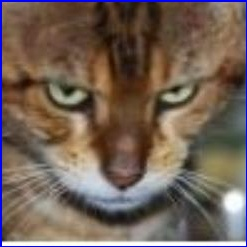
#> input picture cropfaces.jpg, 247 x 247 px
$ python otsun.py
#> lines starting #> are read from the running program, lines starting #| are printed output that depends on the picture; after the words box and inside, x2 and y2 are one past the last pixel; in counts of white or black regions, pixels touching at a corner belong together
import numpy as np
from PIL import Image


def otsu_threshold(image):
    histogram = np.histogram(image, bins=np.arange(257), range=(0, 256))[0]
    cumulative_sum = np.cumsum(histogram)
    cumulative_mean = np.cumsum(
        histogram * np.arange(256)) / (cumulative_sum + 1e-10)
    between_class_variance = cumulative_sum[:-1] * (
        cumulative_sum[-1] - cumulative_sum[:-1]) * (cumulative_mean[:-1] - cumulative_mean[-1])**2
    threshold = np.argmax(between_class_variance)
    return threshold


def apply_threshold(image, threshold):
    return (image > threshold).astype(int)

def grayscale(img):
    return np.dot(img[..., :3], [0.2989, 0.5870, 0.1140])

# Load the image
image = Image.open('cropfaces.jpg')
#> image is the input picture: PIL image 247x247 RGB; mean R, G, B 113.5, 97.1, 86.3
image = np.array(image)
image = grayscale(image)
#> in grayscale, `return np.dot(img[..., :3], [0.2989, 0.5870, 0.1140])`:
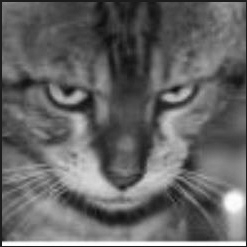
#> returned value: shape (247, 247) float64; min 15.17, max 255, mean 100.8

# Compute the threshold
threshold = otsu_threshold(image)
#> in otsu_threshold, `histogram = np.histogram(image, bins=np.arange(257), range=(0, 256))[0]`: histogram = 256 values, max 738 at index 29, min 0 at index 0, mean 238.3
#> in otsu_threshold, `cumulative_sum = np.cumsum(histogram)`: cumulative_sum = 256 values from 0 to 61009
#> in otsu_threshold, `cumulative_mean = np.cumsum( histogram * np.arange(256)) / (cumulative..`: cumulative_mean = 256 values from 0 to 100.3
#> in otsu_threshold, `between_class_variance = cumulative_sum[:-1] * ( cumulative_sum[-1] - ..`: between_class_variance = 255 values, max 1.88e+12 at index 65, min 0 at index 0, mean 5.06e+11
#> in otsu_threshold, `threshold = np.argmax(between_class_variance)`: threshold = 65
#> threshold = 65

# Apply the threshold to the image
binary_image = apply_threshold(image, threshold)
#> in apply_threshold, `return (image > threshold).astype(int)`:
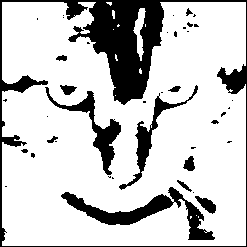
#> returned value: shape (247, 247) int64; values 0 (black) and 1 (white), 78.8% white; 41 black regions (27 under 20 px), largest, box (x1, y1, x2, y2) and area: (0, 0, 247, 247) 7826, (61, 187, 215, 240) 2059, (45, 87, 121, 175) 1235

# Convert binary image back to image object
#binary_image = Image.fromarray(binary_image.astype('uint8') * 255)

# Save the binary image
#binary_image.save('binary_image.jpg')

print( binary_image )
#> (printed output is left out)

$ run again, with DP_ragdoll-1-_jpg.rf.75f14861f3d69db4d460287523598d43.jpg copied over cropfaces.jpg
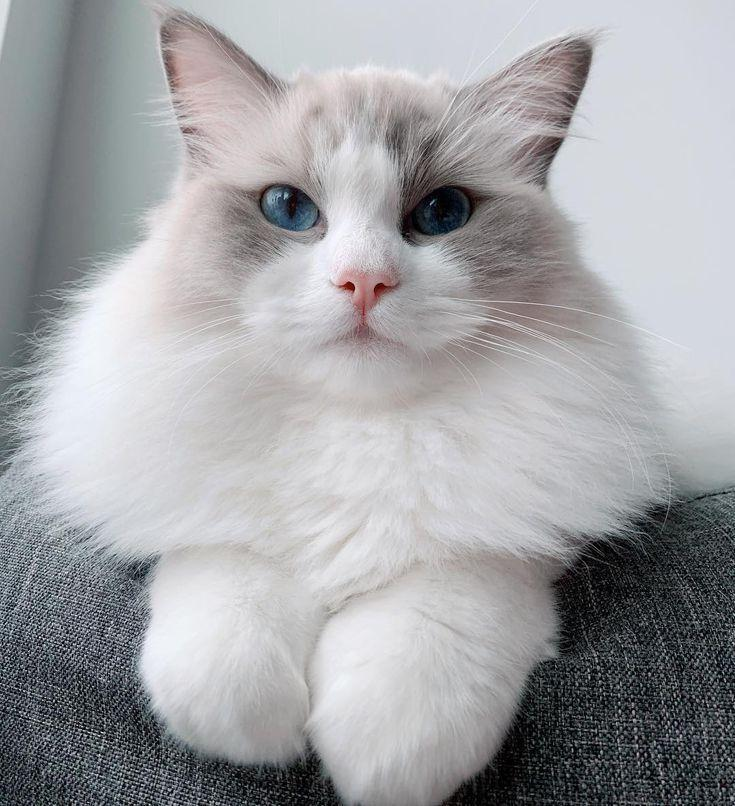
#> input picture DP_ragdoll-1-_jpg.rf.75f14861f3d69db4d460287523598d43.jpg, 735 x 806 px
#> image is the input picture: PIL image 735x806 RGB; mean R, G, B 161.2, 161.8, 164.9
#> histogram = 256 values, max 32503 at index 216, min 0 at index 255, mean 2314.1
#> cumulative_sum = 256 values from 2220 to 592410
#> cumulative_mean = 256 values from 0 to 161.4
#> between_class_variance = 255 values, max 6.34e+14 at index 91, min 0 at index 254, mean 3.45e+14
#> in otsu_threshold, `threshold = np.argmax(between_class_variance)`: threshold = 91
#> in apply_threshold, `return (image > threshold).astype(int)`:
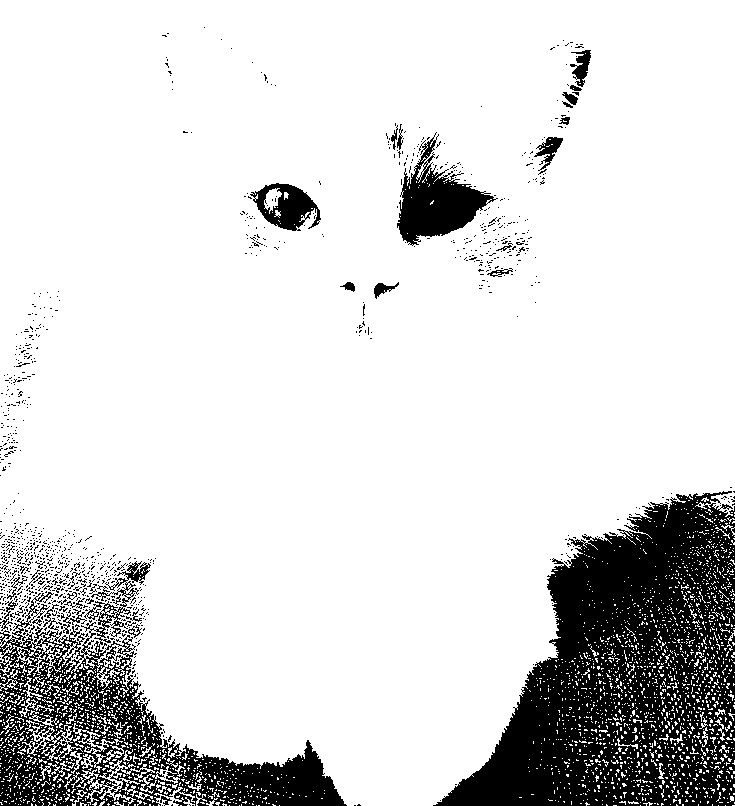
#> returned value: shape (806, 735) int64; values 0 (black) and 1 (white), 84.8% white; 1076 black regions (1040 under 20 px), largest, box (x1, y1, x2, y2) and area: (433, 491, 735, 806) 52950, (0, 561, 347, 806) 25106, (397, 132, 498, 246) 4661
#> (printed output is left out)
